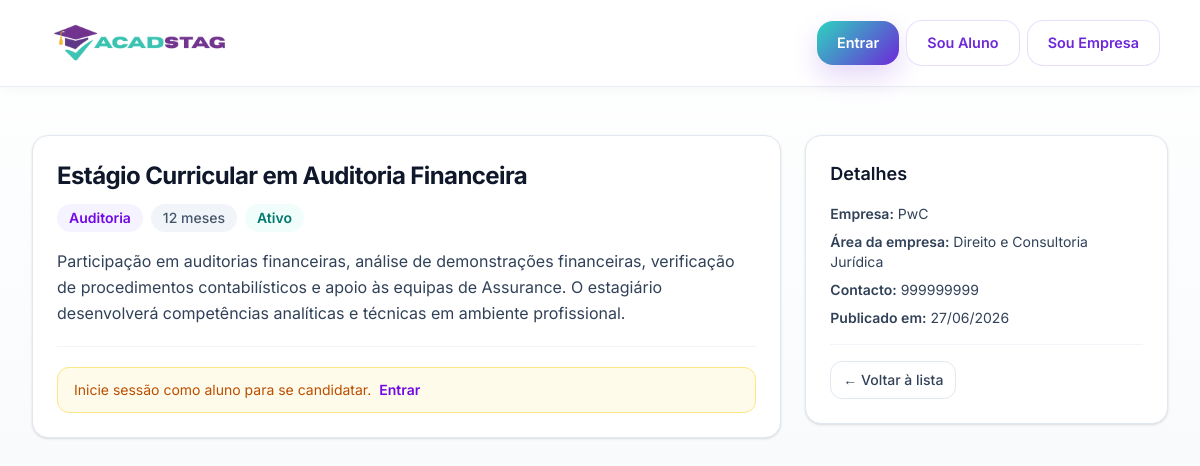
The app's page /estagios/4/ with its own data.
### estagios/models.py (models this page shows, shortened)
class Estagio(models.Model):
    titulo = models.CharField(max_length=200)
    descricao = models.TextField()
    area = models.CharField(max_length=100)
    duracao_meses = models.PositiveIntegerField(
        validators=[
            MinValueValidator(1),
            MaxValueValidator(12),
        ]
    )
    ativo = models.BooleanField(default=True)
    data_criacao = models.DateTimeField(auto_now_add=True)
    empresa = models.ForeignKey(
        Empresa,
        on_delete=models.CASCADE,
        related_name="estagios"
    )

### empresas/models.py (models this page shows, shortened)
class Empresa(models.Model):
    user = models.OneToOneField(
        User,
        on_delete=models.CASCADE,
        related_name="empresa",
        limit_choices_to={"role": "EMPRESA"},
    )
    nome = models.CharField(max_length=200)
    area = models.CharField(max_length=120, blank=True)
    contacto = models.CharField(max_length=120, blank=True)
    morada = models.CharField(max_length=200, blank=True)
    nif = models.CharField(max_length=20, blank=True)

### estagios/views.py (the view)
# urls.py: path("estagios/<int:pk>/", views.estagio_detail, name="detail"),
def estagio_detail(request, pk):
    if request.user.is_authenticated and request.user.role != "ALUNO":
        return redirect("dashboard:home")
    estagio = get_object_or_404(
        Estagio.objects.select_related("empresa"),
        pk=pk,
        ativo=True,
    )
    context = {
        "estagio": estagio,
    }
    return render(request, "estagios/estagio_detail.html", context)

### templates/estagios/estagio_detail.html
{% extends "base.html" %}
{% block content %}
<div class="grid grid-cols-1 lg:grid-cols-3 gap-6">
  <div class="lg:col-span-2">
    <div class="rounded-2xl border border-slate-200 bg-white p-6 shadow-sm">
      <h1 class="mb-3 text-2xl font-bold tracking-tight text-slate-900">{{ estagio.titulo }}</h1>
      <div class="mb-4 flex flex-wrap gap-2">
        <span class="inline-flex items-center rounded-full bg-violet-50 px-3 py-1 text-sm font-semibold text-violet-700">{{ estagio.area }}</span>
        <span class="inline-flex items-center rounded-full bg-slate-100 px-3 py-1 text-sm font-medium text-slate-600">{{ estagio.duracao_meses }} meses</span>
        {% if estagio.ativo %}
          <span class="inline-flex items-center rounded-full bg-teal-50 px-3 py-1 text-sm font-semibold text-teal-700">Ativo</span>
        {% else %}
          <span class="inline-flex items-center rounded-full bg-rose-50 px-3 py-1 text-sm font-semibold text-rose-600">Inativo</span>
        {% endif %}
      </div>
      <p class="mb-5 leading-relaxed text-slate-700">{{ estagio.descricao }}</p>
      <div class="border-t border-slate-100 pt-5">
        {% if user.is_authenticated and user.role == "ALUNO" %}
          <a href="{% url 'candidaturas:criar' estagio.id %}"
             style="background-image:linear-gradient(135deg,#2dd4bf,#6d28d9)"
             class="inline-flex items-center rounded-2xl px-5 py-2.5 font-semibold text-white shadow-lg shadow-violet-700/20 transition hover:-translate-y-0.5 hover:shadow-xl">
            Candidatar-me
          </a>
        {% elif user.is_authenticated and user.role != "ALUNO" %}
          <div class="rounded-xl border border-violet-200 bg-violet-50 px-4 py-3 text-sm text-violet-800">
            Apenas alunos podem candidatar-se a estágios.
          </div>
        {% else %}
          <div class="rounded-xl border border-amber-200 bg-amber-50 px-4 py-3 text-sm text-amber-700">
            Inicie sessão como aluno para se candidatar.
            <a class="ml-1 font-semibold text-violet-700 hover:underline" href="{% url 'accounts:login' %}">Entrar</a>
          </div>
        {% endif %}
      </div>
    </div>
  </div>
  <div>
    <div class="rounded-2xl border border-slate-200 bg-white p-6 shadow-sm">
      <h2 class="mb-4 text-lg font-semibold text-slate-900">Detalhes</h2>
      <p class="mb-2 text-sm text-slate-700"><span class="font-semibold">Empresa:</span> {{ estagio.empresa.nome }}</p>
      {% if estagio.empresa.area %}
        <p class="mb-2 text-sm text-slate-700"><span class="font-semibold">Área da empresa:</span> {{ estagio.empresa.area }}</p>
      {% endif %}
      {% if estagio.empresa.contacto %}
        <p class="mb-2 text-sm text-slate-700"><span class="font-semibold">Contacto:</span> {{ estagio.empresa.contacto }}</p>
      {% endif %}
      <p class="mb-4 text-sm text-slate-700"><span class="font-semibold">Publicado em:</span> {{ estagio.data_criacao|date:"d/m/Y" }}</p>
      <div class="border-t border-slate-100 pt-4">
        <a class="inline-flex items-center rounded-xl border border-slate-200 px-3 py-2 text-sm font-medium text-slate-700 transition hover:bg-slate-50" href="{% url 'estagios:list' %}">← Voltar à lista</a>
      </div>
    </div>
  </div>
</div>
{% endblock %}

### templates/base.html (style rules this page uses)
:root { --teal: #2DD4BF; --teal-dk: #14B8A6; --purple: #6D28D9; --purple-hover: #5B21B6; --purple-lt: #F3E8FF; --gold: #F59E0B; --ink: #0F172A; --ink-mid: #64748B; --surface: #F8FAFC; --border: #E2E8F0; }
*, *::before, *::after { box-sizing: border-box; }
body { margin: 0; font-family: 'Inter', sans-serif; background: linear-gradient(to bottom, #ffffff, var(--surface)); color: var(--ink); -webkit-font-smoothing: antialiased; }
a { transition: color .18s ease; }

### records on screen
Estagio: titulo "Estágio Curricular em Auditoria Financeira", area "Auditoria", duracao_meses "12", descricao "Participação em auditorias financeiras, análise de demonstrações financeiras, verificação de procedimentos contabilísticos e apoio às equipas de Assurance. O estagiário desenvolverá competências analíticas e técnicas em ambiente profissional.", empresa.nome "PwC", empresa.area "Direito e Consultoria Jurídica", empresa.contacto "999999999", data_criacao "27/06/2026"
